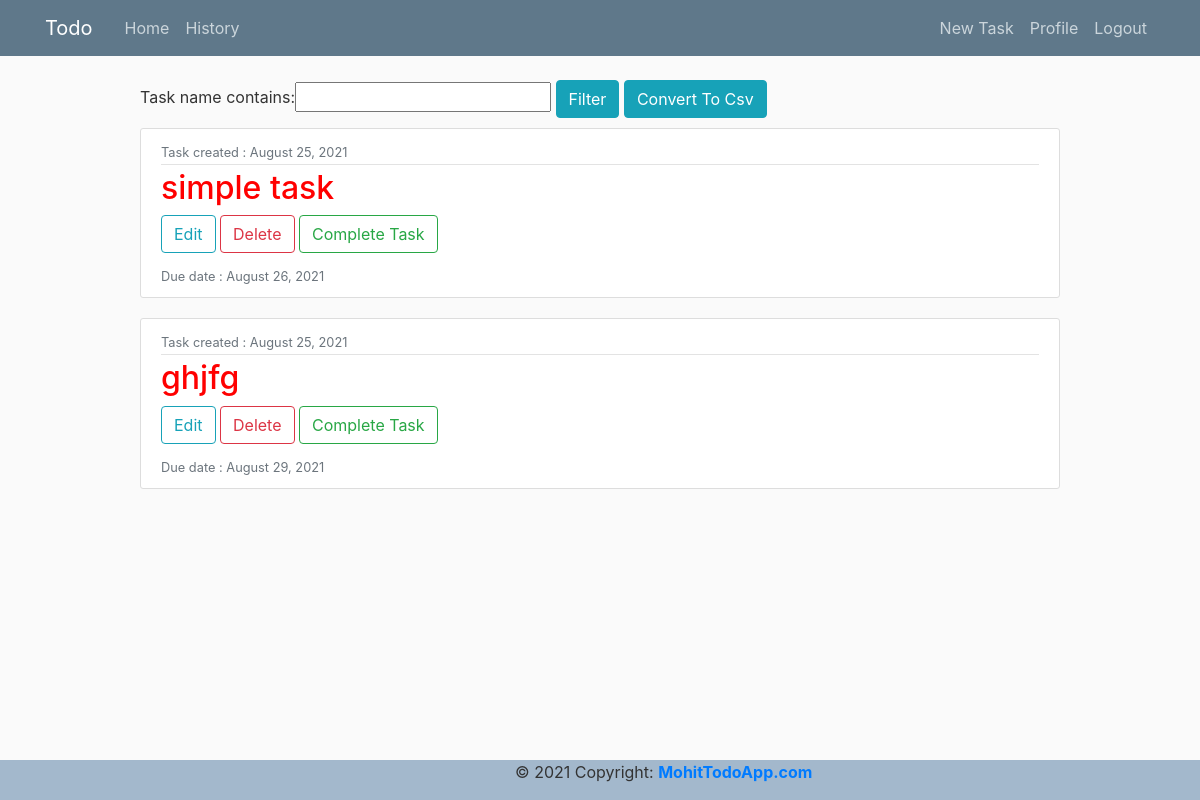
The page /home/ (signed in) on the database its author committed.
### todo/models.py (models this page shows)
class TaskData(models.Model):
    user =models.ForeignKey(User,on_delete=models.CASCADE)
    task_id =models.IntegerField()
    task_name =models.CharField(max_length=200)
    task_details =models.TextField()
    task_created_date =models.DateField(auto_now_add=True)
    test_created_time =models.TimeField(auto_now_add=True)
    task_end_date =models.DateField()
    task_end_time =models.TimeField()
    is_complete=models.BooleanField(default=False)
    def __str__(self):
        return str(self.task_id)

### todo/views.py (the view)
# urls.py: 2. Add a URL to urlpatterns:  path('', views.home, name='home')
def home(request):
	task_qs=TaskData.objects.filter(is_complete=False,user=request.user)
	tasks = TaskDataFilter(request.GET, queryset=task_qs)
	x = datetime.datetime.now()
	tdate=x.date()
	colordic={}
	for task in tasks.qs:
		y=(task.task_end_date - datetime.timedelta(days=2))
		if(task.task_end_date>=tdate>=y):
			colordic[task] = "blue"
		elif(task.task_end_date<tdate):
			colordic[task] = "red"
		else:
			colordic[task] = "green"
	print(colordic)
	context = {
		'colordic': colordic,
		'filter': tasks,
	}
	if tasks.qs :
		pass
	else:
		messages.success(request, f'Plese enter your first task')
		return redirect('task-create')
	return render(request,'home.html',context)

### todo/templates/home.html
{% extends "base.html" %}
{% block content %}
<div style="margin-bottom: 10px;">
  <form method="get">
    {{ filter.form }}
    <button type="submit" class="btn btn-info " >Filter</button>
    <a class="btn btn-info " href="{% url 'task-csv' %}" >Convert To Csv</a>
  </form>
</div>
    {% for task, value in colordic.items %}
        <article class="media content-section">
            <div class="media-body">
              <div class="article-metadata">
                <small class="text-muted">Task created : {{ task.task_created_date|date:"F d, Y" }}</small>
              </div>
              <h2><a class="article-title" href="{% url 'task-detail' task.pk %}" style="color:{{value}}; ">{{ task.task_name}}</a></h2>
              <div>
                <a class="btn btn-outline-info"  href="{% url 'task-update' task.pk %}">Edit</a>
                <a class="btn btn-outline-danger" href="{% url 'task-delete' task.pk %}">Delete</a>
                <a class="btn btn-outline-success" href="{% url 'history' task.pk %}">Complete Task</a>
              </div>
              <div style="margin-top: 10px; ">
                <small class="text-muted">Due date : {{ task.task_end_date|date:"F d, Y" }}</small>
              </div>
            </div>
          </article>
    {% endfor %}
{% endblock content %}

### todo/static/todo/main.css (style rules this page uses)
body { background: #fafafa; color: #333333; margin-top: 5rem; }
h1, h2, h3, h4, h5, h6 { color: #444444; }
.content-section { background: #ffffff; padding: 10px 20px; border: 1px solid #dddddd; border-radius: 3px; margin-bottom: 20px; }
.article-title { color: #444444; }
.article-metadata { padding-bottom: 1px; margin-bottom: 4px; border-bottom: 1px solid #e3e3e3 }

### rows shown on the page
TaskData: task_created_date "August 25, 2021", task_name "simple task", task_end_date "August 26, 2021"
TaskData: task_created_date "August 25, 2021", task_name "ghjfg", task_end_date "August 29, 2021"
